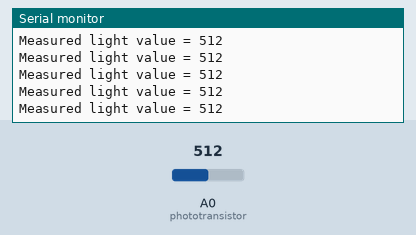
A sketch run on a simulated Arduino Uno, built with avr-gcc and run on an emulated ATmega328P. Parts: the last lines printed to the serial monitor. Inputs (shaded band) come from the test bench; at power-on: A0 (phototransistor) = 512.

Above: at 1.2 s.
1.3 s: A0 (phototransistor) set to 716
At 1.68 s:
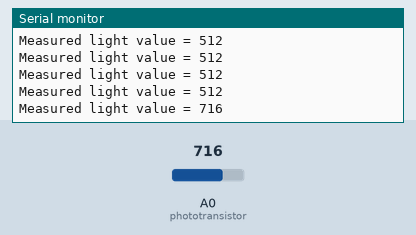
2.8 s: A0 (phototransistor) set to 900
At 2.94 s:
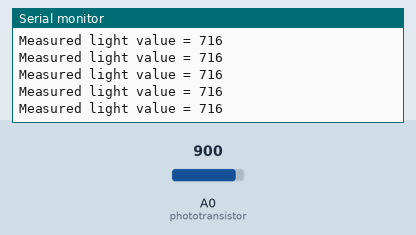
Timing chart, 0 to 5.8 s (numbered marks = the images above; inputs shaded):
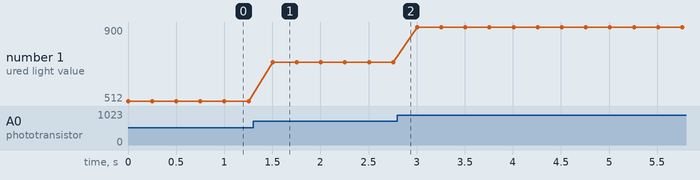

Measured:
- after the input at 1.3 s, the serial monitor: prints a new line after 0.20 s (image 1)
- plotted number 1: 512 → 716 after the input at 1.3 s, 716 → 900 after the input at 2.8 s

The sketch:

Light_Monitor.ino
```cpp
//Light_Monitor

const int phototransistor = A0;
int Val = 0;

void setup() {
 Serial.begin(9600);                       //Open terminal window
 pinMode(phototransistor, INPUT);
}

void loop() {
 Val = analogRead(A0);                     //Measure light value

 Serial.print("Measured light value = ");  //Print text
 Serial.println(Val);                      //Print light value
 delay(250);
}
```
